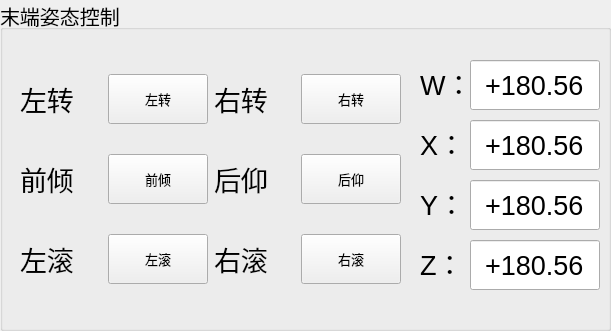
  <widget class="QGroupBox" name="groupBox_3">
   <property name="geometry">
    <rect>
     <x>720</x>
     <y>410</y>
     <width>611</width>
     <height>331</height>
    </rect>
   </property>
   <property name="font">
    <font>
     <pointsize>15</pointsize>
    </font>
   </property>
   <property name="title">
    <string>末端姿态控制</string>
   </property>
   <widget class="QLineEdit" name="WOriLineEdit">
    <property name="geometry">
     <rect>
      <x>470</x>
      <y>60</y>
      <width>130</width>
      <height>50</height>
     </rect>
    </property>
    <property name="sizePolicy">
     <sizepolicy hsizetype="Minimum" vsizetype="Minimum">
      <horstretch>0</horstretch>
      <verstretch>0</verstretch>
     </sizepolicy>
    </property>
    <property name="maximumSize">
     <size>
      <width>130</width>
      <height>50</height>
     </size>
    </property>
    <property name="font">
     <font>
      <family>Ubuntu</family>
      <pointsize>20</pointsize>
     </font>
    </property>
    <property name="text">
     <string>+180.56</string>
    </property>
    <property name="maxLength">
     <number>8</number>
    </property>
    <property name="alignment">
     <set>Qt::AlignCenter</set>
    </property>
    <property name="readOnly">
     <bool>true</bool>
    </property>
   </widget>
   <widget class="QLineEdit" name="XOriLineEdit">
    <property name="geometry">
     <rect>
      <x>470</x>
      <y>120</y>
      <width>130</width>
      <height>50</height>
     </rect>
    </property>
    <property name="sizePolicy">
     <sizepolicy hsizetype="Minimum" vsizetype="Minimum">
      <horstretch>0</horstretch>
      <verstretch>0</verstretch>
     </sizepolicy>
    </property>
    <property name="maximumSize">
     <size>
      <width>130</width>
      <height>50</height>
     </size>
    </property>
    <property name="font">
     <font>
      <family>Ubuntu</family>
      <pointsize>20</pointsize>
     </font>
    </property>
    <property name="text">
     <string>+180.56</string>
    </property>
    <property name="maxLength">
     <number>8</number>
    </property>
    <property name="alignment">
     <set>Qt::AlignCenter</set>
    </property>
    <property name="readOnly">
     <bool>true</bool>
    </property>
   </widget>
   <widget class="QLineEdit" name="YOriLineEdit">
    <property name="geometry">
     <rect>
      <x>470</x>
      <y>180</y>
      <width>130</width>
      <height>50</height>
     </rect>
    </property>
    <property name="sizePolicy">
     <sizepolicy hsizetype="Minimum" vsizetype="Minimum">
      <horstretch>0</horstretch>
      <verstretch>0</verstretch>
     </sizepolicy>
    </property>
    <property name="maximumSize">
     <size>
      <width>130</width>
      <height>50</height>
     </size>
    </property>
    <property name="font">
     <font>
      <family>Ubuntu</family>
      <pointsize>20</pointsize>
     </font>
    </property>
    <property name="text">
     <string>+180.56</string>
    </property>
    <property name="maxLength">
     <number>8</number>
    </property>
    <property name="alignment">
     <set>Qt::AlignCenter</set>
    </property>
    <property name="readOnly">
     <bool>true</bool>
    </property>
   </widget>
   <widget class="QLineEdit" name="ZOriLineEdit">
    <property name="geometry">
     <rect>
      <x>470</x>
      <y>240</y>
      <width>130</width>
      <height>50</height>
     </rect>
    </property>
    <property name="sizePolicy">
     <sizepolicy hsizetype="Minimum" vsizetype="Minimum">
      <horstretch>0</horstretch>
      <verstretch>0</verstretch>
     </sizepolicy>
    </property>
    <property name="maximumSize">
     <size>
      <width>130</width>
      <height>50</height>
     </size>
    </property>
    <property name="font">
     <font>
      <family>Ubuntu</family>
      <pointsize>20</pointsize>
     </font>
    </property>
    <property name="text">
     <string>+180.56</string>
    </property>
    <property name="maxLength">
     <number>8</number>
    </property>
    <property name="alignment">
     <set>Qt::AlignCenter</set>
    </property>
    <property name="readOnly">
     <bool>true</bool>
    </property>
   </widget>
   <widget class="QLabel" name="label_23">
    <property name="geometry">
     <rect>
      <x>420</x>
      <y>60</y>
      <width>41</width>
      <height>46</height>
     </rect>
    </property>
    <property name="font">
     <font>
      <pointsize>20</pointsize>
     </font>
    </property>
    <property name="text">
     <string>W：</string>
    </property>
   </widget>
   <widget class="QLabel" name="label_24">
    <property name="geometry">
     <rect>
      <x>420</x>
      <y>120</y>
      <width>41</width>
      <height>46</height>
     </rect>
    </property>
    <property name="font">
     <font>
      <pointsize>20</pointsize>
     </font>
    </property>
    <property name="text">
     <string>X：</string>
    </property>
   </widget>
   <widget class="QLabel" name="label_25">
    <property name="geometry">
     <rect>
      <x>420</x>
      <y>180</y>
      <width>41</width>
      <height>46</height>
     </rect>
    </property>
    <property name="font">
     <font>
      <pointsize>20</pointsize>
     </font>
    </property>
    <property name="text">
     <string>Y：</string>
    </property>
   </widget>
   <widget class="QLabel" name="label_26">
    <property name="geometry">
     <rect>
      <x>420</x>
      <y>240</y>
      <width>41</width>
      <height>46</height>
     </rect>
    </property>
    <property name="font">
     <font>
      <pointsize>20</pointsize>
     </font>
    </property>
    <property name="text">
     <string>Z：</string>
    </property>
   </widget>
   <widget class="QWidget" name="layoutWidget">
    <property name="geometry">
     <rect>
      <x>20</x>
      <y>50</y>
      <width>381</width>
      <height>261</height>
     </rect>
    </property>
    <layout class="QGridLayout" name="gridLayout">
     <item row="0" column="0">
      <widget class="QLabel" name="label_27">
       <property name="font">
        <font>
         <pointsize>20</pointsize>
        </font>
       </property>
       <property name="text">
        <string>左转</string>
       </property>
      </widget>
     </item>
     <item row="0" column="1">
      <widget class="QPushButton" name="ZOriUButton">
       <property name="sizePolicy">
        <sizepolicy hsizetype="Fixed" vsizetype="Fixed">
         <horstretch>0</horstretch>
         <verstretch>0</verstretch>
        </sizepolicy>
       </property>
       <property name="minimumSize">
        <size>
         <width>100</width>
         <height>0</height>
        </size>
       </property>
       <property name="maximumSize">
        <size>
         <width>100</width>
         <height>50</height>
        </size>
       </property>
       <property name="font">
        <font>
         <pointsize>10</pointsize>
        </font>
       </property>
       <property name="text">
        <string>左转</string>
       </property>
      </widget>
     </item>
     <item row="0" column="2">
      <widget class="QLabel" name="label_28">
       <property name="font">
        <font>
         <pointsize>20</pointsize>
        </font>
       </property>
       <property name="text">
        <string>右转</string>
       </property>
      </widget>
     </item>
     <item row="0" column="3">
      <widget class="QPushButton" name="ZOriDButton">
       <property name="sizePolicy">
        <sizepolicy hsizetype="Fixed" vsizetype="Fixed">
         <horstretch>0</horstretch>
         <verstretch>0</verstretch>
        </sizepolicy>
       </property>
       <property name="minimumSize">
        <size>
         <width>100</width>
         <height>0</height>
        </size>
       </property>
       <property name="maximumSize">
        <size>
         <width>100</width>
         <height>50</height>
        </size>
       </property>
       <property name="font">
        <font>
         <pointsize>10</pointsize>
        </font>
       </property>
       <property name="text">
        <string>右转</string>
       </property>
      </widget>
     </item>
     <item row="1" column="0">
      <widget class="QLabel" name="label_29">
       <property name="font">
        <font>
         <pointsize>20</pointsize>
        </font>
       </property>
       <property name="text">
        <string>前倾</string>
       </property>
      </widget>
     </item>
     <item row="1" column="1">
      <widget class="QPushButton" name="YOriDButton">
       <property name="sizePolicy">
        <sizepolicy hsizetype="Fixed" vsizetype="Fixed">
         <horstretch>0</horstretch>
         <verstretch>0</verstretch>
        </sizepolicy>
       </property>
       <property name="minimumSize">
        <size>
         <width>100</width>
         <height>0</height>
        </size>
       </property>
       <property name="maximumSize">
        <size>
         <width>100</width>
         <height>50</height>
        </size>
       </property>
       <property name="font">
        <font>
         <pointsize>10</pointsize>
        </font>
       </property>
       <property name="text">
        <string>前倾</string>
       </property>
      </widget>
     </item>
     <item row="1" column="2">
      <widget class="QLabel" name="label_30">
       <property name="font">
        <font>
         <pointsize>20</pointsize>
        </font>
       </property>
       <property name="text">
        <string>后仰</string>
       </property>
      </widget>
     </item>
     <item row="1" column="3">
      <widget class="QPushButton" name="YOriUButton">
       <property name="sizePolicy">
        <sizepolicy hsizetype="Fixed" vsizetype="Fixed">
         <horstretch>0</horstretch>
         <verstretch>0</verstretch>
        </sizepolicy>
       </property>
       <property name="minimumSize">
        <size>
         <width>100</width>
         <height>0</height>
        </size>
       </property>
       <property name="maximumSize">
        <size>
         <width>100</width>
         <height>50</height>
        </size>
       </property>
       <property name="font">
        <font>
         <pointsize>10</pointsize>
        </font>
       </property>
       <property name="text">
        <string>后仰</string>
       </property>
      </widget>
     </item>
     <item row="2" column="0">
      <widget class="QLabel" name="label_31">
       <property name="font">
        <font>
         <pointsize>20</pointsize>
        </font>
       </property>
       <property name="text">
        <string>左滚</string>
       </property>
      </widget>
     </item>
     <item row="2" column="1">
      <widget class="QPushButton" name="XOriUButton">
       <property name="sizePolicy">
        <sizepolicy hsizetype="Fixed" vsizetype="Fixed">
         <horstretch>0</horstretch>
         <verstretch>0</verstretch>
        </sizepolicy>
       </property>
       <property name="minimumSize">
        <size>
         <width>100</width>
         <height>0</height>
        </size>
       </property>
       <property name="maximumSize">
        <size>
         <width>100</width>
         <height>50</height>
        </size>
       </property>
       <property name="font">
        <font>
         <pointsize>10</pointsize>
        </font>
       </property>
       <property name="text">
        <string>左滚</string>
       </property>
      </widget>
     </item>
     <item row="2" column="2">
      <widget class="QLabel" name="label_32">
       <property name="font">
        <font>
         <pointsize>20</pointsize>
        </font>
       </property>
       <property name="text">
        <string>右滚</string>
       </property>
      </widget>
     </item>
     <item row="2" column="3">
      <widget class="QPushButton" name="XOriDButton">
       <property name="sizePolicy">
        <sizepolicy hsizetype="Fixed" vsizetype="Fixed">
         <horstretch>0</horstretch>
         <verstretch>0</verstretch>
        </sizepolicy>
       </property>
       <property name="minimumSize">
        <size>
         <width>100</width>
         <height>0</height>
        </size>
       </property>
       <property name="maximumSize">
        <size>
         <width>100</width>
         <height>50</height>
        </size>
       </property>
       <property name="font">
        <font>
         <pointsize>10</pointsize>
        </font>
       </property>
       <property name="text">
        <string>右滚</string>
       </property>
      </widget>
     </item>
    </layout>
   </widget>
  </widget>
